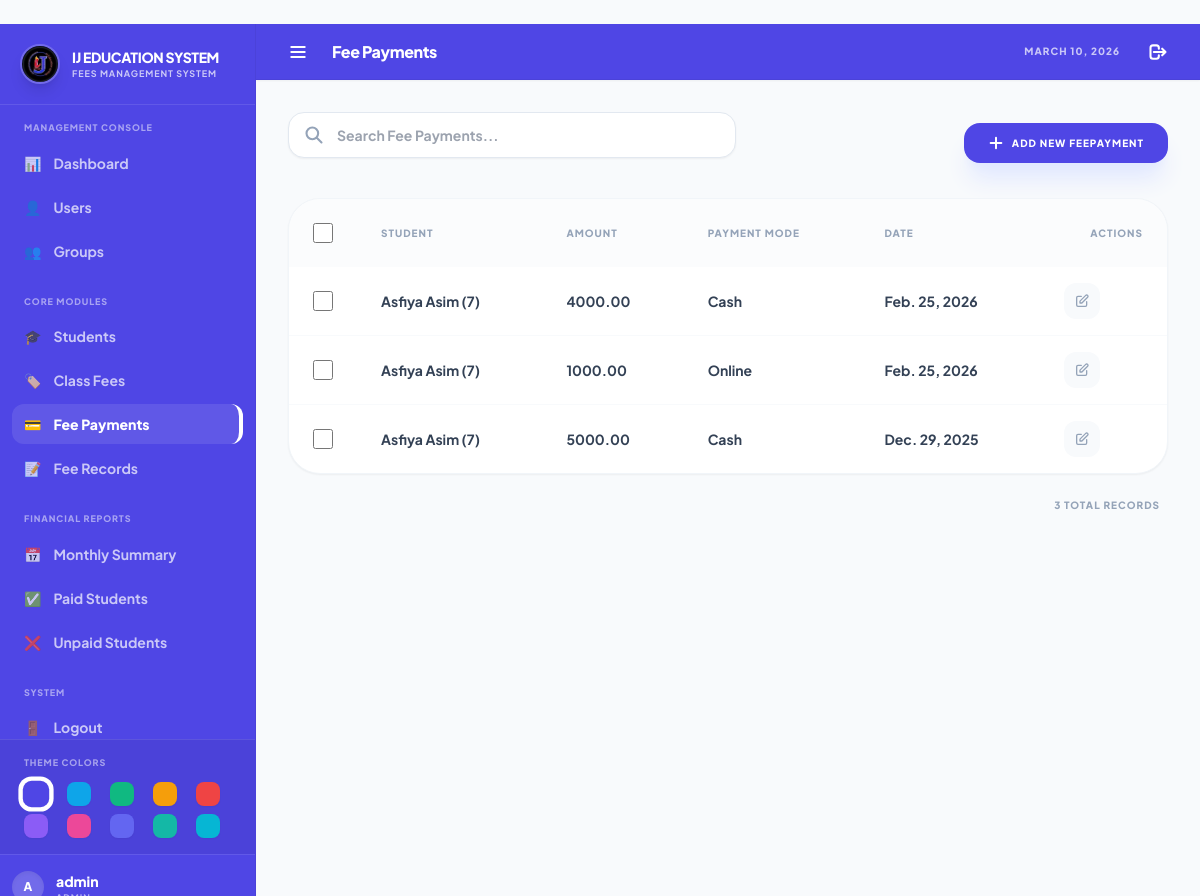
The app's page /manage/feepayment/ (signed in), older data.
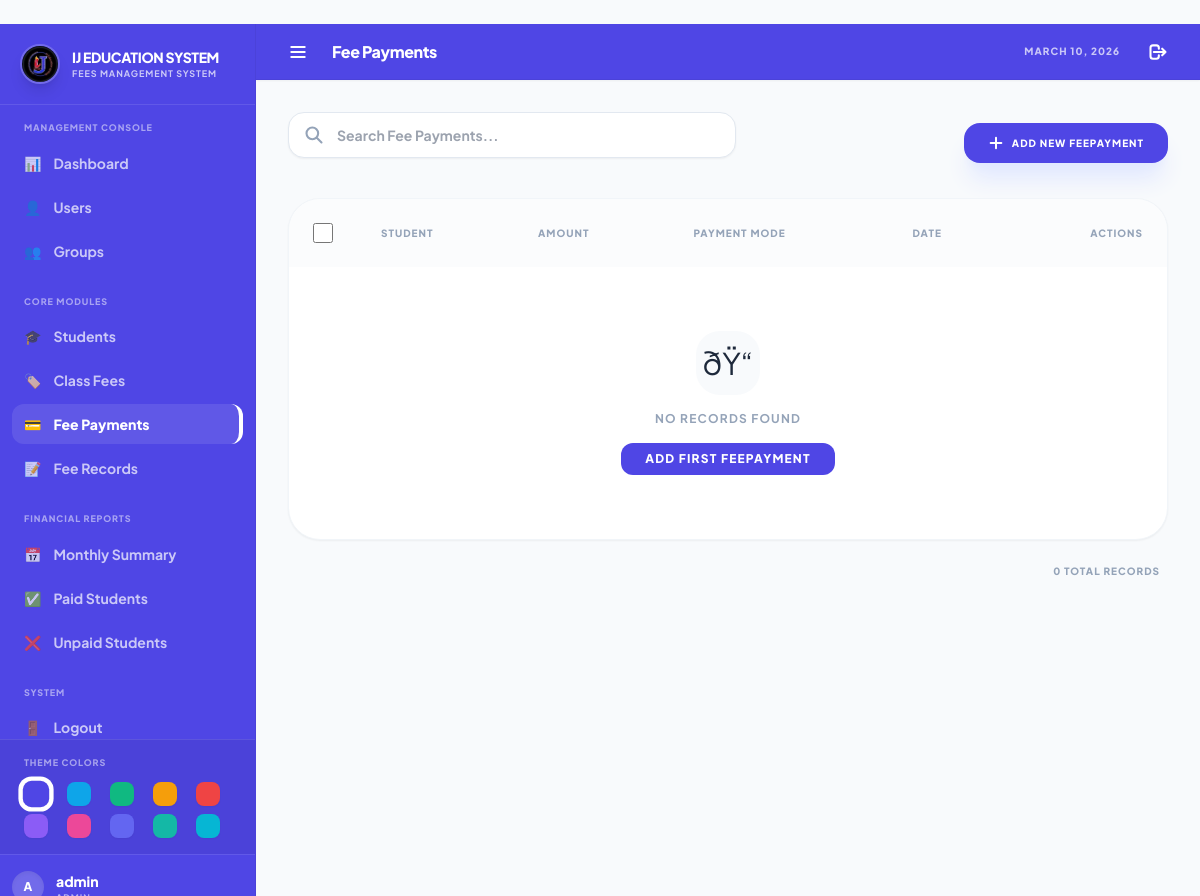
The same page, newer data.
### fees/models.py (models this page shows, shortened)
class FeePayment(models.Model):
    PAYMENT_CHOICES = [('Cash', 'Cash'), ('Online', 'Online')]
    student = models.ForeignKey(Student, on_delete=models.CASCADE)
    amount = models.DecimalField(max_digits=10, decimal_places=2)
    payment_mode = models.CharField(max_length=10, choices=PAYMENT_CHOICES)
    date = models.DateField(default=timezone.now)

class Student(models.Model):
    name = models.CharField(max_length=255)
    roll_no = models.IntegerField(unique=True)
    student_class = models.CharField(max_length=64)
    total_fees = models.DecimalField(max_digits=10, decimal_places=2)
    manual_fee = models.DecimalField(max_digits=10, decimal_places=2, null=True, blank=True)
    father_name = models.CharField(max_length=255, blank=True, null=True)
    photo = models.ImageField(upload_to='student_photos/', blank=True, null=True)
    address = models.TextField(blank=True, null=True)
    phone_number = models.CharField(max_length=20, blank=True, null=True)
    is_active = models.BooleanField(default=True)
    created_at = models.DateTimeField(default=timezone.now)
    def __str__(self):
        return f"{self.name} ({self.roll_no})"

### fees/views.py (the view, shortened to what this page needs)
# urls.py: path('manage/<str:model_name>/', views.manage_list, name='manage_list'),
@login_required
def manage_list(request, model_name):
    model_map = {
        'student': (Student, ['name', 'roll_no', 'student_class', 'is_active'], 'Students'),
        'classfee': (ClassFee, ['student_class', 'fee_amount'], 'Class Fees'),
        'feepayment': (FeePayment, ['student', 'amount', 'payment_mode', 'date'], 'Fee Payments'),
        'feerecord': (FeeRecord, ['student', 'month', 'status', 'paid_amount', 'pending_amount'], 'Fee Records'),
        'customuser': (CustomUser, ['username', 'email', 'is_staff', 'is_active'], 'Users'),
        'group': (Group, ['name'], 'Groups'),
    }
    if model_name not in model_map:
        return redirect('fees:dashboard')
    model, fields, title = model_map[model_name]
    if model_name in ['customuser', 'group'] and not request.user.is_superuser:
        messages.error(request, "Access Denied: Admin only.")
        return redirect('fees:dashboard')
    perm_name = f'fees.view_{model_name}'
    if model_name == 'group': perm_name = 'auth.view_group'
    if not request.user.has_perm(perm_name) and not request.user.is_superuser:
        messages.error(request, f"You don't have permission to view {model_name}s.")
        return redirect('fees:dashboard')
    objects = model.objects.all()
    total_students = 0
    available_classes = []
    selected_class = None
    readonly = False
    if model_name == 'feerecord':
        readonly = True
    q = request.GET.get('q')
    if q:
        if model_name == 'student':
            objects = objects.filter(name__icontains=q) | objects.filter(roll_no__icontains=q)
        elif model_name == 'customuser':
            objects = objects.filter(username__icontains=q)
    return render(request, 'fees/generic_list.html', {
        'objects': objects,
        'fields': fields,
        'title': title,
        'model_name': model_name,
        'readonly': readonly,
        'available_classes': available_classes,
        'selected_class': selected_class,
        'total_students': total_students,
    })

### fees/templatetags/fees_extras.py (called while the page is built)
@register.filter
def get_attr(obj, attr_name):
    if hasattr(obj, attr_name):
        res = getattr(obj, attr_name)
        if callable(res):
            return res()
        return res
    if isinstance(obj, dict):
        return obj.get(attr_name)
    return None

@register.filter
def replace_underscore(value):
    if not isinstance(value, str):
        return value
    return value.replace('_', ' ')

@register.filter
def has_permission(user, perm):
    if not user or not hasattr(user, 'has_perm'):
        return False
    return user.has_perm(perm)

### fees/templates/fees/generic_list.html (shortened to what the changed rows need)
﻿{% extends 'fees/base.html' %}
{% load fees_extras %}
{% block header_title %}{{ title }}{% endblock %}
{% block content %}
<div class="space-y-6">
    <div class="flex flex-col md:flex-row md:items-center justify-between gap-4">
        <form method="get" class="relative group flex-1 max-w-md">
        </form>
        {% if model_name == 'feerecord' or readonly %}
        <div
            class="px-4 py-2 bg-slate-100 text-slate-500 rounded-xl text-[10px] font-black uppercase tracking-widest border border-slate-200">
            Auto-updated based on payments
        </div>
        {% else %}
        {% with add_perm='fees.add_'|add:model_name %}
        {% if model_name == 'group' %}{% with add_perm='auth.add_group' %}
        {% if request.user|has_permission:add_perm or request.user.is_superuser %}
        <a href="{% url 'fees:manage_form' model_name %}"
            class="px-6 py-3 bg-indigo-600 hover:bg-slate-900 text-white rounded-2xl font-black text-[10px] uppercase tracking-widest transition-all shadow-xl shadow-indigo-100 flex items-center gap-2">
            <svg class="w-4 h-4" fill="none" stroke="currentColor" viewBox="0 0 24 24">
                <path stroke-linecap="round" stroke-linejoin="round" stroke-width="3" d="M12 4v16m8-8H4"></path>
            </svg>
            Add New {{ model_name|capfirst }}
        </a>
        {% endif %}
        {% endwith %}
        {% else %}
        {% if request.user|has_permission:add_perm or request.user.is_superuser %}
        <a href="{% url 'fees:manage_form' model_name %}"
            class="px-6 py-3 bg-indigo-600 hover:bg-slate-900 text-white rounded-2xl font-black text-[10px] uppercase tracking-widest transition-all shadow-xl shadow-indigo-100 flex items-center gap-2">
        </a>
        {% endif %}
        {% endif %}
        {% endwith %}
        {% endif %}
    </div>
    <form method="post" id="bulk-form"
        class="bg-white border border-slate-100 rounded-[32px] overflow-hidden shadow-sm relative">
        <div class="overflow-x-auto">
            <table class="min-w-full">
                <thead>
                    <tr class="bg-slate-50/50">
                        <th class="w-16 px-6 py-6">
                            {% if model_name == 'group' %}{% with del_perm='auth.delete_group' %}
                            {% if request.user|has_permission:del_perm or request.user.is_superuser %}
                            <input id="master-cb" type="checkbox"
                                class="w-5 h-5 rounded-lg border-slate-300 text-indigo-600 focus:ring-indigo-500 cursor-pointer">
                            {% endif %}
                            {% endwith %}
                            {% else %}
                            {% with del_perm='fees.delete_'|add:model_name %}
                            {% if request.user|has_permission:del_perm or request.user.is_superuser %}
                            <input id="master-cb" type="checkbox"
                                class="w-5 h-5 rounded-lg border-slate-300 text-indigo-600 focus:ring-indigo-500 cursor-pointer">
                            {% endif %}
                            {% endwith %}
                            {% endif %}
                        </th>
                        {% for field in fields %}
                        <th class="px-6 py-6 text-left text-[10px] font-black text-slate-400 uppercase tracking-widest">
                            {{ field|replace_underscore|capfirst }}</th>
                        {% endfor %}
                        <th
                            class="px-6 py-6 text-right text-[10px] font-black text-slate-400 uppercase tracking-widest">
                            Actions</th>
                    </tr>
                </thead>
                <tbody class="divide-y divide-slate-50">
                    {% for obj in objects %}
                    <tr class="hover:bg-slate-50/50 transition-colors group">
                        <td class="px-6 py-5">
                            {% if model_name == 'group' %}{% with del_perm='auth.delete_group' %}
                            {% if request.user|has_permission:del_perm or request.user.is_superuser %}
                            <input type="checkbox" name="selected_ids" value="{{ obj.pk }}"
                                class="row-cb w-5 h-5 rounded-lg border-slate-300 text-indigo-600 focus:ring-indigo-500 cursor-pointer">
                            {% endif %}
                            {% endwith %}
                            {% else %}
                            {% with del_perm='fees.delete_'|add:model_name %}
                            {% if request.user|has_permission:del_perm or request.user.is_superuser %}
                            <input type="checkbox" name="selected_ids" value="{{ obj.pk }}"
                                class="row-cb w-5 h-5 rounded-lg border-slate-300 text-indigo-600 focus:ring-indigo-500 cursor-pointer">
                            {% endif %}
                            {% endwith %}
                            {% endif %}
                        </td>
                        {% for field in fields %}
                        <td class="px-6 py-5">
                            <span class="text-sm font-bold text-slate-700">{{ obj|get_attr:field }}</span>
                        </td>
                        {% endfor %}
                        <td class="px-6 py-4">
                            <div class="flex items-center gap-3">
                                {% if model_name == 'feerecord' %}
                                    <span class="text-[9px] font-black text-slate-300 uppercase tracking-widest">Auto-Managed</span>
                                {% else %}
                                    {% if not readonly and request.user.is_superuser %}
                                        <a href="{% url 'fees:manage_form_pk' model_name obj.pk %}"
                                            class="p-2.5 rounded-xl bg-slate-50 text-slate-400 hover:bg-indigo-50 hover:text-indigo-600 transition-all"
                                            title="Edit">
                                            <svg class="w-4 h-4" fill="none" stroke="currentColor" viewBox="0 0 24 24">
                                                <path stroke-linecap="round" stroke-linejoin="round" stroke-width="2"
                                                    d="M11 5H6a2 2 0 00-2 2v11a2 2 0 002 2h11a2 2 0 002-2v-5m-1.414-9.414a2 2 0 112.828 2.828L11.828 15H9v-2.828l8.586-8.586z">
                                                </path>
                                            </svg>
                                        </a>
                                    {% else %}
                                        <span class="text-[9px] font-black text-slate-300 uppercase tracking-widest">Locked</span>
                                    {% endif %}
                                {% endif %}
                            </div>
                        </td>
                    </tr>
                    {% empty %}
                    <tr>
                        <td colspan="{{ fields|length|add:2 }}" class="px-6 py-16 text-center">
                            <div class="flex flex-col items-center gap-4">
                                <div
                                    class="w-16 h-16 rounded-3xl bg-slate-50 flex items-center justify-center text-3xl">
                                    ðŸ“­</div>
                                <p class="text-slate-400 font-bold uppercase tracking-widest text-xs">No records found
                                </p>
                                <a href="{% url 'fees:manage_form' model_name %}"
                                    class="px-6 py-2 bg-indigo-600 text-white rounded-xl font-black text-xs uppercase tracking-widest">Add
                                    First {{ model_name|capfirst }}</a>
                            </div>
                        </td>
                    </tr>
                    {% endfor %}
                </tbody>
            </table>
        </div>
    </form>
    <p class="text-[10px] font-black text-slate-400 uppercase tracking-widest text-right px-2">{{ objects|length }}
        total records</p>
</div>
{% endblock %}

### fees/templates/fees/base.html (shortened to what the changed rows need)
{% load static %}
<!DOCTYPE html>
<html lang="en">
<head>
    <script src="https://cdn.tailwindcss.com"></script>
</head>
<body x-data="themeManager()" x-init="init()" class="theme-transition"
    :style="'--accent:' + theme + '; --contrast:' + contrast">
    <div class="flex h-screen overflow-hidden">
        <aside :class="open ? 'w-64' : 'w-0'"
            class="flex-shrink-0 h-full theme-transition flex flex-col transition-all duration-300 overflow-hidden z-40 border-r border-black/5"
            :style="'background:' + theme + '; color:' + contrast">
            <div class="flex-1 overflow-y-auto px-3 py-4 space-y-6">
                {% for group in SIDEBAR_CONFIG %}
                <div>
                    <p class="text-[9px] font-black opacity-50 uppercase tracking-widest px-3 mb-2">{{ group.title }}
                    </p>
                    <div class="space-y-1">
                        {% for item in group.items %}
                        <a href="{{ item.url }}"
                            class="flex items-center gap-3 px-3 py-2.5 rounded-xl text-sm font-bold transition-all {% if item.is_active %}nav-active{% else %}opacity-70 hover:opacity-100 hover:bg-white/5{% endif %}">
                            <span>{{ item.icon }}</span>
                            <span>{{ item.label }}</span>
                        </a>
                        {% endfor %}
                    </div>
                </div>
                {% endfor %}
            </div>
        </aside>
        <div class="flex-1 flex flex-col overflow-hidden bg-slate-50">
            <header
                class="h-14 theme-transition border-b border-black/5 flex items-center justify-between px-6 flex-shrink-0 z-30 shadow-sm"
                :style="'background:' + theme + '; color:' + contrast">
                <div class="flex items-center gap-4">
                    <h1 class="text-base font-black tracking-tight">{% block header_title %}Dashboard{% endblock %}</h1>
                </div>
            </header>
            <main class="flex-1 overflow-y-auto p-6 md:p-8">
                {% block content %}{% endblock %}
            </main>
        </div>
    </div>
</body>
</html>

Row changes from the older to the newer data that the page shows:
removed FeePayment: fields "Asfiya Asim (7)" "4000.00" "Cash" "Feb. 25, 2026"
removed FeePayment: fields "Asfiya Asim (7)" "1000.00" "Online" "Feb. 25, 2026"
removed FeePayment: fields "Asfiya Asim (7)" "5000.00" "Cash" "Dec. 29, 2025"
Text that changed along with them:
{{ model_name|capfirst }}: (not shown) → "FEEPAYMENT"
{{ objects|length }}: "3" → "0"
text now shown: "ðŸ“­ NO RECORDS FOUND ADD FIRST"
